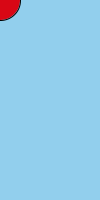
Frame 1 (no input)
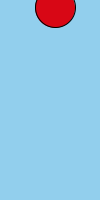
Frame 60 (the mouse pressed at the canvas centre just before this capture)
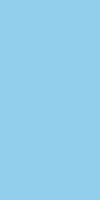
Frame 120 (the mouse held since frame 60 and released just before this capture)

The Processing sketch that drew these frames (run headless with seeded random() and noise(); from frame 60 on, the mouse is pressed at the canvas centre):

// Processing sketch: gravity_sketch
// ── gravity_sketch.pde
float x, y; 
float ballSize = 40; 
float xSpeed = 5, ySpeed = 5; 
float gravity = 0.1; 
float braking = 0.09; 

void setup() {
  size(100, 200);
}

void draw() {
  background(#92CFED);
  fill(216, 7, 21); 
  ellipse(x, y, ballSize, ballSize); 
  
  y = y + ySpeed;
  x = x + xSpeed;
  ySpeed = ySpeed + gravity; 
  
  if (y + ballSize/2 > height) {
    ySpeed *= -(1 - braking); 
    y = height - ballSize/2; 
  }
  
  if (x + ballSize/2 >=width) {
    xSpeed *= -(1 - braking); 
    x = width - ballSize/2; 
  }
  else if (x - ballSize/2 <=0) {
    xSpeed *= -(1 - braking); 
    x = ballSize/2;
  }
}


// ── Ball.pde
class Ball {
  
  PVector location, velocity; 
  int ballSize = 40; 
  float gravity = random(1); 
  float braking = 0.09;
  float R = random(255);
  float G = random(255);
  float B = random(255);
  
  
  Ball(float inX, float inY, float inVelX, float inVelY) {
    location = new PVector(inX, inY); 
    velocity = new PVector(inVelX, inVelY);
    

  }

  void update() {
    
    move(); 
    
    if (shouldBounceX()) {
      bounceX();
    }
    if (shouldBounceY()) {
      bounceY();
    }
    
    draw();
  }
  void move() {
    location.add(velocity); 
    velocity.y += gravity;
  }

  boolean shouldBounceX () { 
    return ((location.x > width) || (location.x < 0));
  } 

  boolean shouldBounceY() {
    return ((location.y > height) || (location. y < 0));
  }
  
  void bounceX() {
    
    velocity.x = velocity.x * -1;
    
   // if (location.x <0) {
   //   location.x = 0;
   //    }
       
  //  else if (location.x > width) { 
   //   location.x = width;
   // }
    
  }
  
  void bounceY() {
    
    velocity.y *= -(1 - braking); 
    
    //location.y = height - ballSize/2;
    
  }

  void draw() {
    fill(R, G, B);
    ellipse(location.x, location.y, ballSize, ballSize);
    
       
  }
}
